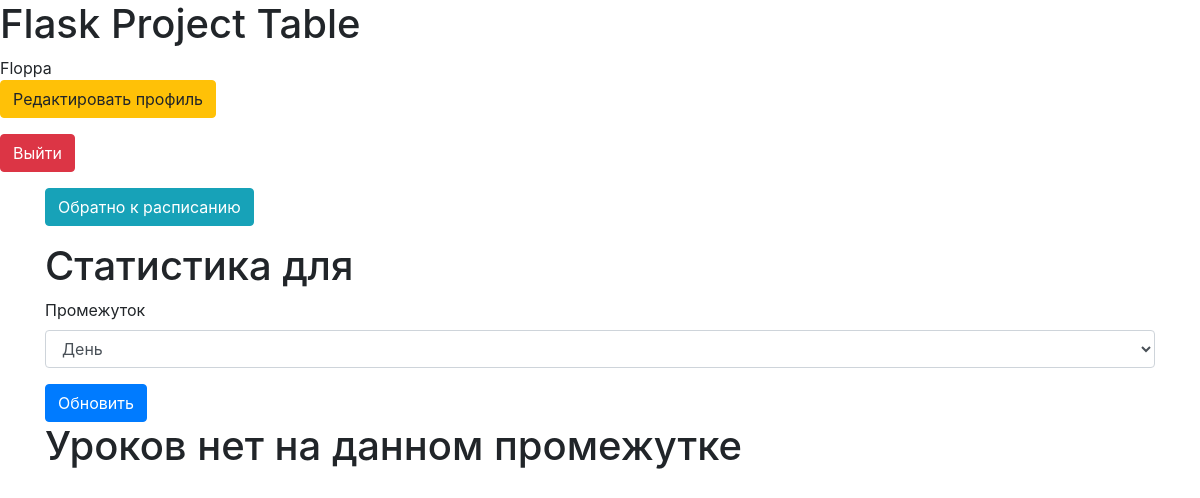
Before: /statistic (signed in) with the older database file.
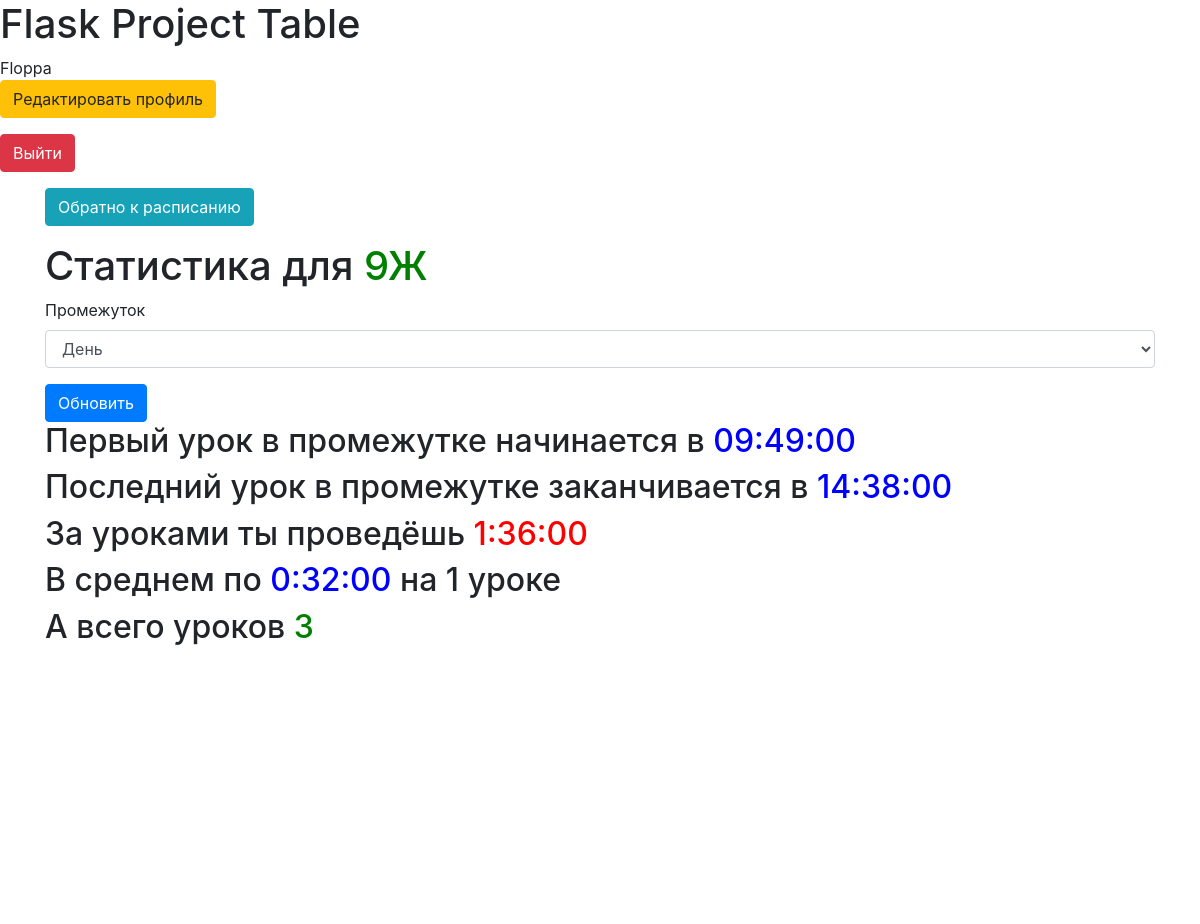
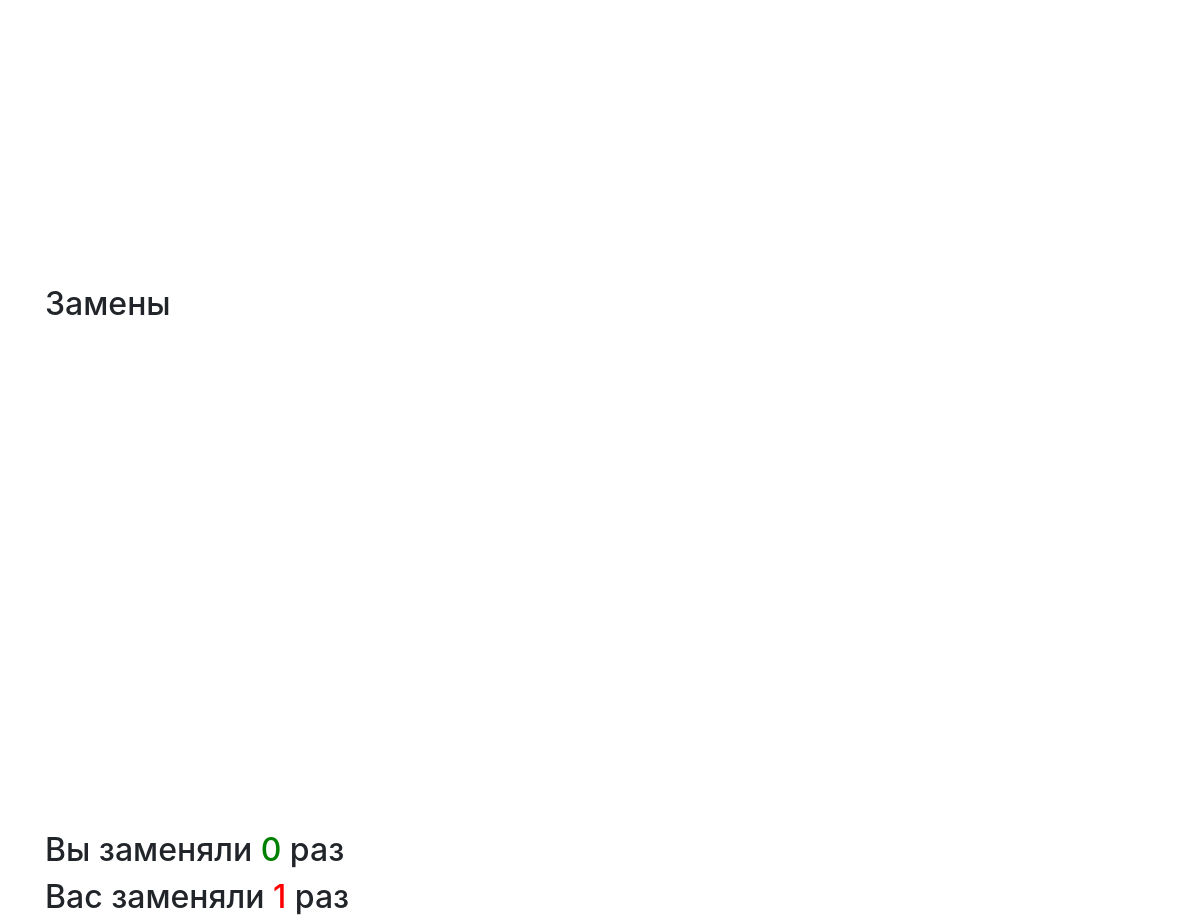
After: the same page with the newer database file (2 pictures, top to bottom).
### tables this page shows
CREATE TABLE users (
	id INTEGER NOT NULL, 
	name VARCHAR, 
	surname VARCHAR, 
	patronymic VARCHAR, 
	grade VARCHAR, 
	email VARCHAR, 
	hashed_password VARCHAR, 
	modified_date DATETIME, 
	access_level INTEGER, 
	token VARCHAR, 
	PRIMARY KEY (id), 
	UNIQUE (token)
);

CREATE TABLE lessons (
	id INTEGER NOT NULL, 
	topic VARCHAR, 
	grade VARCHAR, 
	teacher INTEGER, 
	cabinet VARCHAR, 
	start_date DATETIME, 
	end_date DATETIME, 
	PRIMARY KEY (id), 
	FOREIGN KEY(teacher) REFERENCES users (id)
);

### app.py (the view)
@app.route('/statistic', methods=['POST', 'GET'])
def show_statistic():
    interval = 'day'
    replacements = {"replace": 0, "replaced": 0}
    if request.method == 'POST':
        interval = request.form['interval']
    now = datetime.datetime.now()
    try:
        if interval == 'day':
            date = now.day
        elif interval == 'week':
            mon = now.day - now.weekday()
            sun = mon + 6
            date = range(mon, sun + 1)
        else:
            date = [now.month]
        param = analyze.analyze(date, current_user.grade,
                                current_user.access_level, current_user.id)
    except ValueError:
        return render_template('statistic.html', title="Статистика", interval=interval,
                               error="Уроков нет на данном промежутке")
    GoogleCharts.pie_chart(param)
    GoogleCharts.combo_chart(param)
    try:
        if current_user.access_level == 3:
            GoogleCharts.bar_chart(param)
        elif current_user.access_level == 2:
            replacements = GoogleCharts.area_chart(param)
    except ValueError:
        return render_template('statistic.html', title="Статистика", interval=interval,
                               error_rep="Замен нет на данном промежутке нет", error=None)
    return render_template('statistic.html', title="Статистика", interval=interval,
                           error=None, error_rep=None, replacements=replacements, **param)

### app.py (called while the page is built)
@login_manager.user_loader
def load_user(user_id):
    db_sess = db_session.create_session()
    return db_sess.query(User).get(user_id)

### data/sqlalchemy/db_session.py (called while the page is built)
def create_session() -> Session:
    global __factory
    return __factory()

### data/statistic/GoogleCharts.py (called while the page is built)
def pie_chart(param):
    diction = {
        "cols": [
            {"id": "", "label": "Topping", "pattern": "", "type": "string"},
            {"id": "", "label": "Slices", "pattern": "", "type": "number"}
        ],
        "rows": []
    }
    for key, item in param["chart"].items():
        diction["rows"].append(
            {"c": [{"v": key, "f": None}, {"v": item, "f": None}]}
        )
    d = os.path.join(os.path.join(os.getcwd(), 'static'), 'json')
    json.dump(diction, open(os.path.join(d, 'PieChart.json'), 'w'))

### data/statistic/analyze.py (called while the page is built)
def get_lessons(date, grade, level, user_id):
    db_sess = db_session.create_session()
    if level == 3:
        lessons = db_sess.query(Lesson).all()
    elif grade is None:
        lessons = db_sess.query(Lesson).filter(Lesson.teacher == user_id)
    else:
        lessons = db_sess.query(Lesson).filter(Lesson.grade == grade).all()
    if type(date) == range:
        lessons = list(filter(lambda x: x.start_date.day in date, lessons))
    elif type(date) == int:
        lessons = list(filter(lambda x: x.start_date.day == date, lessons))
    else:
        lessons = list(filter(lambda x: x.start_date.month == date[0], lessons))
    return lessons

def add_replacements(lessons, grade, level, user_id, date):
    db_sess = db_session.create_session()
    if grade is None and level == 2:
        rep = db_sess.query(Replacement).filter(Replacement.teacher == user_id).all()
        lessons.extend(rep)
    else:
        for i, item in enumerate(lessons):
            rep = db_sess.query(Replacement).filter(Replacement.lesson == item.id).first()
            if rep is not None:
                lessons[i] = rep
    if type(date) == range:
        lessons = list(filter(lambda x: x.start_date.day in date, lessons))
    elif type(date) == int:
        lessons = list(filter(lambda x: x.start_date.day == date, lessons))
    else:
        lessons = list(filter(lambda x: x.start_date.month == date[0], lessons))
    return lessons

def full_name(user):
    return ' '.join([user.surname, user.name, user.patronymic])

### templates/statistic.html (shortened to what this page needs)
{% extends "base.html" %}
{% block content %}
<p>
    <a class="btn btn-info" href="/">Обратно к расписанию</a>
</p>
<h1>Статистика для <font color="green">{{ grade }}</font></h1>
<form class="login_form" method="post">
    <div class="form-group">
        <label for="classSelect">Промежуток</label>
        <select class="form-control" id="classSelect" name="interval">
            {% if interval == "day" %}
            <option selected value="day">День</option>
            {% elif interval == "week" %}
            <option value="day">День</option>
            <option selected value="week">Неделя</option>
            <option value="month">Месяц</option>
            {% else %}
            <option value="day">День</option>
            <option value="week">Неделя</option>
            <option selected value="month">Месяц</option>
            {% endif %}
        </select>
    </div>
    <button type="submit" class="btn btn-primary">Обновить</button>
</form>
{% if error == None %}
    <h2>Первый урок в промежутке начинается в <font color="blue">{{ start }}</font></h2>
    <h2>Последний урок в промежутке заканчивается в <font color="blue">{{ end }}</font></h2>
    <h2>За уроками ты проведёшь <font color="red">{{ duration_total }}</font></h2>
    <h2>В среднем по <font color="blue">{{ duration_average }}</font> на 1 уроке</h2>
    <h2>А всего уроков <font color="green">{{ lesson_total }}</font></h2>
    <div id="chart_div" style="width: 1000px; height: 555px;"></div>
{% if error_rep == None %}
    {% if current_user.access_level == 3 %}
        <h2>Замены</h2>
        <script type="text/javascript" src="https://www.gstatic.com/charts/loader.js"></script>
        <script type="text/javascript">
          google.charts.load('current', {'packages':['bar']});
          google.charts.setOnLoadCallback(drawChart);
          function drawChart() {
            var jsonData = $.ajax({
              url: "static/json/BarChart.json",
              dataType: "json",
              async: false
              }).responseText;
          var data = new google.visualization.DataTable(jsonData);
              var options = {
                legend: { position: 'top', maxLines: 3 },
                bar: { groupWidth: '75%' },
                isStacked: true,
                series: {
                    0:{color:'#4566c8'},
                    1:{color:'#c64520'},
                    2:{color:'#ed9d2c'},
                    3:{color:'#4a942b'},
                    4:{color:'#891a95'},
                    5:{color:'#17a2b8'},
                    6:{color:'#ffc107'},
                    7:{color:'#6610f2'},
                    8:{color:'#20c997'}
                  }
                };
            var chart = new google.charts.Bar(document.getElementById('stacked_bar_div'));
            chart.draw(data, google.charts.Bar.convertOptions(options));
          }
        </script>
        <div id="stacked_bar_div" style="width: 900px; height: 500px;"></div>
    {% elif current_user.access_level == 2 %}
        <h2>Замены</h2>
        <div id="area_div" style="width: 100%; height: 500px;"></div>
        <h2>Вы заменяли <font color="green">{{ replacements["replace"] }}</font> раз</h2>
        <h2>Вас заменяли <font color="red">{{ replacements["replaced"] }}</font> раз</h2>
    {% endif %}
{% else %}
    <h1>{{ error_rep }}</h1>
{% endif %}
{% else %}
    <h1>{{ error }}</h1>
{% endif %}
{% endblock %}

### templates/base.html (shortened to what this page needs)
<!DOCTYPE html>
<html lang="en">
<head>
    <link rel="stylesheet"
          href="https://stackpath.bootstrapcdn.com/bootstrap/4.4.1/css/bootstrap.min.css"
>
    <link rel="stylesheet" type="text/css"
          href="{{ url_for('static', filename='css/style.css') }}"/>
</head>
<body>
<h1>Flask Project Table</h1>
<nav>
    {% if current_user.is_authenticated %}
    {{ current_user.name }}
    <p>
        <a class="btn btn-warning" href="/user_edit/{{ current_user.id }}">Редактировать профиль</a>
    </p>
    <p>
        <a class="btn btn-danger" href="/logout">Выйти</a>
    </p>
    {% else %}
    <p>
        <a class="btn btn-success" href="/token">Войти</a>
    </p>
    {% endif %}
</nav>
<main role="main" class="container">
    {% block content %}{% endblock %}
</main>
</body>
</html>

Changed rows visible on the page:
added lessons: grade "9Ж"
Other visible differences:
{{ start }}: (not shown) → "09:49:00"
{{ end }}: (not shown) → "14:38:00"
{{ duration_total }}: (not shown) → "1:36:00"
{{ duration_average }}: (not shown) → "0:32:00"
{{ lesson_total }}: (not shown) → "3"
{{ replacements["replace"] }}: (not shown) → "0"
{{ replacements["replaced"] }}: (not shown) → "1"
{{ error }}: "Уроков нет на данном промежутке" → (not shown)
text now shown: "Первый урок в промежутке начинается в Последний урок в промежутке заканчивается в За уроками ты проведёшь В среднем по на 1 уроке А всего уроков Замены Вы заменяли раз Вас заменяли раз"
